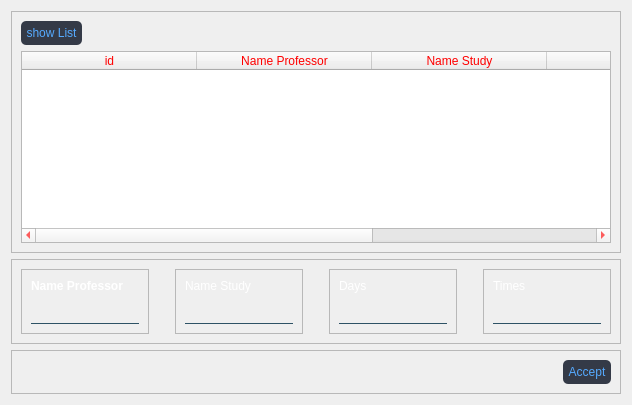
            <widget class="QWidget" name="Add_Professor">
             <attribute name="title">
              <string>Add Professor</string>
             </attribute>
             <layout class="QVBoxLayout" name="verticalLayout_13">
              <item>
               <widget class="QFrame" name="frame_5">
                <property name="frameShape">
                 <enum>QFrame::StyledPanel</enum>
                </property>
                <property name="frameShadow">
                 <enum>QFrame::Raised</enum>
                </property>
                <layout class="QVBoxLayout" name="verticalLayout_12">
                 <item>
                  <layout class="QVBoxLayout" name="verticalLayout_15">
                   <property name="topMargin">
                    <number>0</number>
                   </property>
                   <property name="rightMargin">
                    <number>0</number>
                   </property>
                   <item>
                    <layout class="QHBoxLayout" name="horizontalLayout_17">
                     <property name="topMargin">
                      <number>0</number>
                     </property>
                     <property name="rightMargin">
                      <number>0</number>
                     </property>
                     <item>
                      <widget class="QPushButton" name="Btn_showList_add">
                       <property name="styleSheet">
                        <string notr="true">QPushButton:hover {	
	color: rgb(210, 210, 210);
	background-color: rgb(44, 49, 60);
}
QPushButton
{

	border-radius: 5px;
	padding: 5px;
	color: rgb(85, 170, 255);
	background-color: rgb(52, 58, 71);
}
QPushButton:pressed {	
	background-color: rgba(85, 170, 255,0.5);
	
}</string>
                       </property>
                       <property name="text">
                        <string>show List</string>
                       </property>
                      </widget>
                     </item>
                     <item>
                      <spacer name="horizontalSpacer_22">
                       <property name="orientation">
                        <enum>Qt::Horizontal</enum>
                       </property>
                       <property name="sizeHint" stdset="0">
                        <size>
                         <width>40</width>
                         <height>20</height>
                        </size>
                       </property>
                      </spacer>
                     </item>
                    </layout>
                   </item>
                  </layout>
                 </item>
                 <item>
                  <widget class="QTableWidget" name="tableWidget_add">
                   <property name="styleSheet">
                    <string notr="true">color: rgb(255, 0, 0);</string>
                   </property>
                   <attribute name="horizontalHeaderDefaultSectionSize">
                    <number>175</number>
                   </attribute>
                   <column>
                    <property name="text">
                     <string>id</string>
                    </property>
                   </column>
                   <column>
                    <property name="text">
                     <string>Name Professor</string>
                    </property>
                   </column>
                   <column>
                    <property name="text">
                     <string>Name Study</string>
                    </property>
                   </column>
                   <column>
                    <property name="text">
                     <string>Days</string>
                    </property>
                   </column>
                   <column>
                    <property name="text">
                     <string>time</string>
                    </property>
                   </column>
                  </widget>
                 </item>
                </layout>
               </widget>
              </item>
              <item>
               <widget class="QFrame" name="frame_6">
                <property name="frameShape">
                 <enum>QFrame::StyledPanel</enum>
                </property>
                <property name="frameShadow">
                 <enum>QFrame::Raised</enum>
                </property>
                <layout class="QHBoxLayout" name="horizontalLayout_14">
                 <item>
                  <widget class="QFrame" name="frame_7">
                   <property name="frameShape">
                    <enum>QFrame::StyledPanel</enum>
                   </property>
                   <property name="frameShadow">
                    <enum>QFrame::Raised</enum>
                   </property>
                   <layout class="QVBoxLayout" name="verticalLayout_8">
                    <item>
                     <widget class="QLabel" name="label_2">
                      <property name="font">
                       <font>
                        <bold>true</bold>
                       </font>
                      </property>
                      <property name="styleSheet">
                       <string notr="true">color: rgb(255, 255, 255);</string>
                      </property>
                      <property name="text">
                       <string>Name Professor</string>
                      </property>
                     </widget>
                    </item>
                    <item>
                     <widget class="QLineEdit" name="lineEdit_namePro_add">
                      <property name="styleSheet">
                       <string notr="true">background-color:rgba(0, 0, 0, 0);
border:1px solid rgba(0, 0, 0, 0);
border-bottom-color:rgba(46, 82, 101, 255);
color:rgb(255, 255, 255);
padding-bottom:7px</string>
                      </property>
                     </widget>
                    </item>
                   </layout>
                  </widget>
                 </item>
                 <item>
                  <spacer name="horizontalSpacer_23">
                   <property name="orientation">
                    <enum>Qt::Horizontal</enum>
                   </property>
                   <property name="sizeType">
                    <enum>QSizePolicy::Fixed</enum>
                   </property>
                   <property name="sizeHint" stdset="0">
                    <size>
                     <width>20</width>
                     <height>20</height>
                    </size>
                   </property>
                  </spacer>
                 </item>
                 <item>
                  <widget class="QFrame" name="frame_8">
                   <property name="frameShape">
                    <enum>QFrame::StyledPanel</enum>
                   </property>
                   <property name="frameShadow">
                    <enum>QFrame::Raised</enum>
                   </property>
                   <layout class="QVBoxLayout" name="verticalLayout_9">
                    <item>
                     <widget class="QLabel" name="label_3">
                      <property name="styleSheet">
                       <string notr="true">color: rgb(255, 255, 255);</string>
                      </property>
                      <property name="text">
                       <string>Name Study</string>
                      </property>
                     </widget>
                    </item>
                    <item>
                     <widget class="QLineEdit" name="lineEdit_nameStudy_add">
                      <property name="styleSheet">
                       <string notr="true">background-color:rgba(0, 0, 0, 0);
border:1px solid rgba(0, 0, 0, 0);
border-bottom-color:rgba(46, 82, 101, 255);
color:rgb(255, 255, 255);
padding-bottom:7px</string>
                      </property>
                     </widget>
                    </item>
                   </layout>
                  </widget>
                 </item>
                 <item>
                  <spacer name="horizontalSpacer_24">
                   <property name="orientation">
                    <enum>Qt::Horizontal</enum>
                   </property>
                   <property name="sizeType">
                    <enum>QSizePolicy::Fixed</enum>
                   </property>
                   <property name="sizeHint" stdset="0">
                    <size>
                     <width>20</width>
                     <height>20</height>
                    </size>
                   </property>
                  </spacer>
                 </item>
                 <item>
                  <widget class="QFrame" name="frame_9">
                   <property name="frameShape">
                    <enum>QFrame::StyledPanel</enum>
                   </property>
                   <property name="frameShadow">
                    <enum>QFrame::Raised</enum>
                   </property>
                   <layout class="QVBoxLayout" name="verticalLayout_10">
                    <item>
                     <widget class="QLabel" name="label_4">
                      <property name="styleSheet">
                       <string notr="true">color: rgb(255, 255, 255);</string>
                      </property>
                      <property name="text">
                       <string>Days</string>
                      </property>
                     </widget>
                    </item>
                    <item>
                     <widget class="QLineEdit" name="lineEdit_Days_add">
                      <property name="styleSheet">
                       <string notr="true">background-color:rgba(0, 0, 0, 0);
border:1px solid rgba(0, 0, 0, 0);
border-bottom-color:rgba(46, 82, 101, 255);
color:rgb(255, 255, 255);
padding-bottom:7px</string>
                      </property>
                     </widget>
                    </item>
                   </layout>
                  </widget>
                 </item>
                 <item>
                  <spacer name="horizontalSpacer_25">
                   <property name="orientation">
                    <enum>Qt::Horizontal</enum>
                   </property>
                   <property name="sizeType">
                    <enum>QSizePolicy::Fixed</enum>
                   </property>
                   <property name="sizeHint" stdset="0">
                    <size>
                     <width>20</width>
                     <height>20</height>
                    </size>
                   </property>
                  </spacer>
                 </item>
                 <item>
                  <widget class="QFrame" name="frame_10">
                   <property name="frameShape">
                    <enum>QFrame::StyledPanel</enum>
                   </property>
                   <property name="frameShadow">
                    <enum>QFrame::Raised</enum>
                   </property>
                   <layout class="QVBoxLayout" name="verticalLayout_11">
                    <item>
                     <widget class="QLabel" name="label_5">
                      <property name="styleSheet">
                       <string notr="true">color: rgb(255, 255, 255);</string>
                      </property>
                      <property name="text">
                       <string>Times</string>
                      </property>
                     </widget>
                    </item>
                    <item>
                     <widget class="QLineEdit" name="lineEdit_time_add">
                      <property name="styleSheet">
                       <string notr="true">background-color:rgba(0, 0, 0, 0);
border:1px solid rgba(0, 0, 0, 0);
border-bottom-color:rgba(46, 82, 101, 255);
color:rgb(255, 255, 255);
padding-bottom:7px</string>
                      </property>
                     </widget>
                    </item>
                   </layout>
                  </widget>
                 </item>
                </layout>
               </widget>
              </item>
              <item>
               <widget class="QFrame" name="frame_11">
                <property name="frameShape">
                 <enum>QFrame::StyledPanel</enum>
                </property>
                <property name="frameShadow">
                 <enum>QFrame::Raised</enum>
                </property>
                <layout class="QHBoxLayout" name="horizontalLayout_15">
                 <item>
                  <spacer name="horizontalSpacer_36">
                   <property name="orientation">
                    <enum>Qt::Horizontal</enum>
                   </property>
                   <property name="sizeHint" stdset="0">
                    <size>
                     <width>40</width>
                     <height>20</height>
                    </size>
                   </property>
                  </spacer>
                 </item>
                 <item>
                  <widget class="QPushButton" name="Btn_Accept_add">
                   <property name="styleSheet">
                    <string notr="true">QPushButton:hover {	
	color: rgb(210, 210, 210);
	background-color: rgb(44, 49, 60);
}
QPushButton
{

	border-radius: 5px;
	padding: 5px;
	color: rgb(85, 170, 255);
	background-color: rgb(52, 58, 71);
}
QPushButton:pressed {	
	background-color: rgba(85, 170, 255,0.5);
	
}</string>
                   </property>
                   <property name="text">
                    <string>Accept</string>
                   </property>
                  </widget>
                 </item>
                </layout>
               </widget>
              </item>
             </layout>
            </widget>
